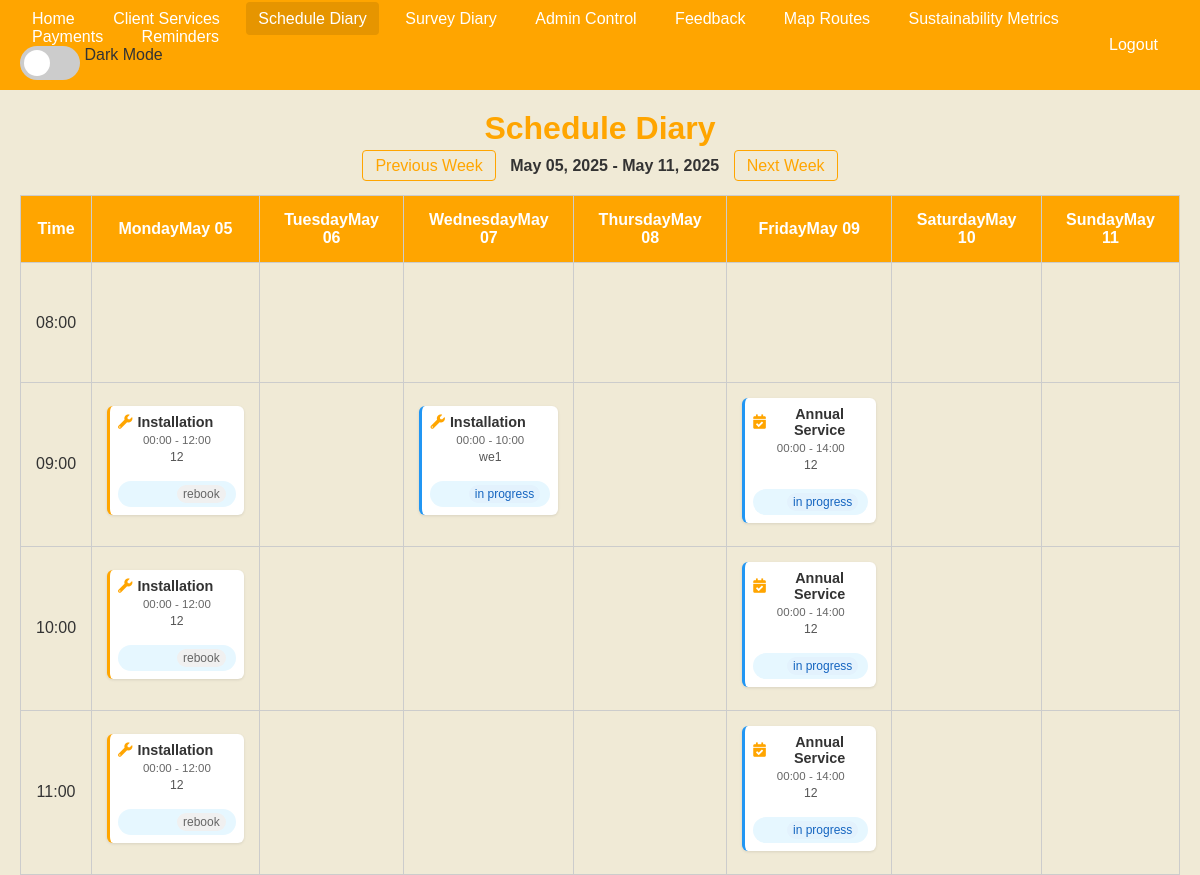
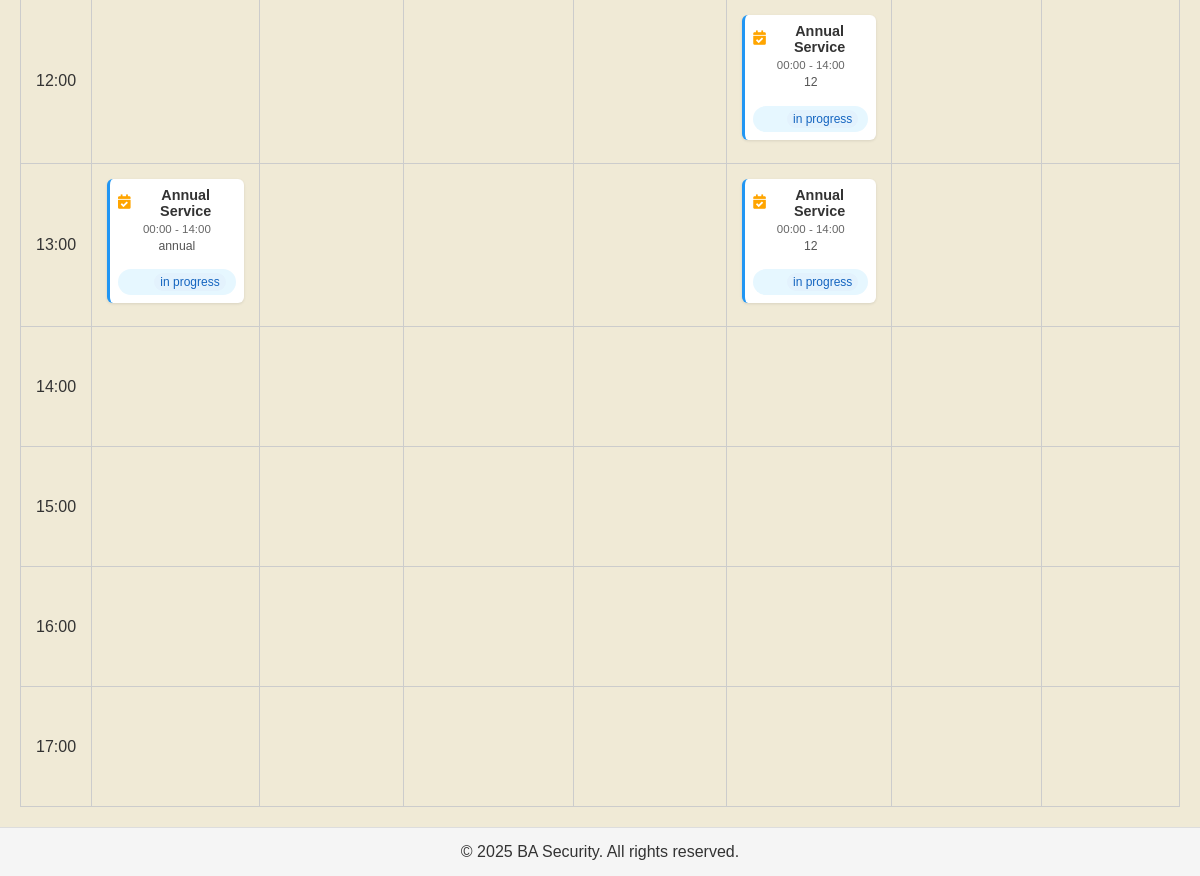
/scheduleDiary.php (signed in), run on the app's committed database (2 pictures, top to bottom).
### tables this page shows
CREATE TABLE `schedulediary` (
  `scheduleID` int(11) NOT NULL,
  `engineerID` int(11) DEFAULT NULL,
  `clientID` int(11) DEFAULT NULL,
  `scheduleDate` date DEFAULT NULL,
  `ScheduleStartTime` time DEFAULT NULL,
  `scheduleEndTime` time DEFAULT NULL,
  `scheduleJobType` varchar(50) DEFAULT NULL,
  `scheduleIsAnnualService` tinyint(1) DEFAULT 0,
  `scheduleStatus` varchar(50) DEFAULT NULL,
  `scheduleDetails` varchar(250) DEFAULT NULL,
  `scheduleNotes` varchar(250) DEFAULT NULL
);

### scheduleDiary.php (the view, shortened to what this page needs)
<?php
include('database.php');
$weekOffset = isset($_GET['week']) ? intval($_GET['week']) : 0;
$monday = new DateTime();
$monday->modify('Monday this week');
$sunday = clone $monday;
$sunday->modify('+6 days');
$startDate = $monday->format('Y-m-d');
$endDate   = $sunday->format('Y-m-d');
$engineersTableExists = false;
$clientsTableExists = false;
if ($engineersTableExists && $clientsTableExists) {
    $query = "SELECT sd.*,
              e.engineerFirstName, e.engineerLastName,
              c.clientFirstName, c.clientLastName
              FROM ScheduleDiary sd
              LEFT JOIN Engineers e ON sd.engineerID = e.engineerID
              LEFT JOIN Clients c ON sd.clientID = c.clientID
              WHERE sd.scheduleDate BETWEEN ? AND ?";
} else {
    $query = "SELECT * FROM ScheduleDiary WHERE scheduleDate BETWEEN ? AND ?";
}
$stmt = $conn->prepare($query);
$stmt->bind_param("ss", $startDate, $endDate);
$stmt->execute();
$result = $stmt->get_result();
$schedules = [];
while ($row = $result->fetch_assoc()) {
    $startTime = isset($row['ScheduleStartTime']) ? $row['ScheduleStartTime'] : $row['scheduleStartTime'];
    $endTime = isset($row['ScheduleEndTime']) ? $row['ScheduleEndTime'] : $row['scheduleEndTime'];
    $startHour = (int)substr($startTime, 0, 2);
    $endHour = (int)substr($endTime, 0, 2);
    for ($hour = $startHour; $hour < $endHour; $hour++) {
        $key = $row['scheduleDate'] . '_' . sprintf("%02d", $hour);
        if (!isset($schedules[$key])) {
            $schedules[$key] = [];
        }
        $schedules[$key][] = $row;
    }
}
?>
<!DOCTYPE html>
<html lang="en">
<head>
    <link rel="stylesheet" href="scheduleDiary.css">
    <link rel="stylesheet" href="darkmode.css">
    <link rel="stylesheet" href="https://cdnjs.cloudflare.com/ajax/libs/font-awesome/5.15.4/css/all.min.css">
</head>
<body>
    <nav class="navbar">
        <div class="nav-left">
            <a href="portal.php">Home</a>
            <a href="clientServices.php">Client Services</a>
            <a href="scheduleDiary.php" class="active">Schedule Diary</a>
            <a href="surveyDiary.php">Survey Diary</a>
            <a href="adminControl.php">Admin Control</a>
            <a href="feedback.php">Feedback</a>
            <a href="notifications.php">Map Routes</a>
            <a href="sustainabilityMetrics.php">Sustainability Metrics</a>
            <a href="payments.php">Payments</a>
            <a href="reminders.php">Reminders</a>
        </div>
        <div class="nav-right">
            <a href="logout.php">Logout</a>
        </div>
    </nav>
    <div class="schedule-diary-container">
        <header>
            <h1>Schedule Diary</h1>
            <div class="week-navigation">
                <a href="scheduleDiary.php?week=<?php echo $weekOffset - 1; ?>" class="nav-link">Previous Week</a>
                <span class="week-label">
                    <?php echo $monday->format('M d, Y'); ?> - <?php echo $sunday->format('M d, Y'); ?>
                </span>
                <a href="scheduleDiary.php?week=<?php echo $weekOffset + 1; ?>" class="nav-link">Next Week</a>
            </div>
        </header>
        <table class="timetable">
            <thead>
                <tr>
                    <th>Time</th>
                    <?php
                        $days = [];
                        for ($i = 0; $i < 7; $i++) {
                            $day = clone $monday;
                            $day->modify("+$i days");
                            $days[] = $day;
                            echo "<th>" . $day->format('l<br>M d') . "</th>";
                        }
                    ?>
                </tr>
            </thead>
            <tbody>
                <?php
                    for ($hour = 8; $hour < 18; $hour++) {
                        echo "<tr>";
                        echo "<td>" . sprintf("%02d:00", $hour) . "</td>";
                        foreach ($days as $day) {
                            $date = $day->format('Y-m-d');
                            $key = $date . '_' . sprintf("%02d", $hour);
                            echo "<td class='timeslot' data-key='$key'>";
                            if (isset($schedules[$key])) {
                                foreach ($schedules[$key] as $schedule) {
                                    $details = isset($schedule['scheduleDetails']) ? $schedule['scheduleDetails'] : '';
                                    $details = htmlspecialchars($details);
                                    $scheduleStatus = isset($schedule['scheduleStatus']) ? $schedule['scheduleStatus'] : 'Unknown';
                                    $statusClass = '';
                                    $status = strtolower($scheduleStatus);
                                    if (strpos($status, 'complete') !== false) {
                                        $statusClass = 'status-complete';
                                    } elseif (strpos($status, 'progress') !== false) {
                                        $statusClass = 'status-progress';
                                    } elseif (strpos($status, 'cancel') !== false) {
                                        $statusClass = 'status-cancelled';
                                    } elseif (strpos($status, 'pending') !== false) {
                                        $statusClass = 'status-pending';
                                    }
                                    $scheduleJobType = isset($schedule['scheduleJobType']) ? $schedule['scheduleJobType'] : 'Task';
                                    $icon = 'fa-tools';
                                    $jobType = strtolower($scheduleJobType);
                                    if (strpos($jobType, 'annual') !== false) {
                                        $icon = 'fa-calendar-check';
                                    } elseif (strpos($jobType, 'install') !== false) {
                                        $icon = 'fa-wrench';
                                    } elseif (strpos($jobType, 'repair') !== false) {
                                        $icon = 'fa-tools';
                                    } elseif (strpos($jobType, 'survey') !== false) {
                                        $icon = 'fa-clipboard-list';
                                    } elseif (strpos($jobType, 'maintenance') !== false) {
                                        $icon = 'fa-cogs';
                                    }
                                    $startTime = isset($schedule['scheduleStartTime']) ? substr($schedule['scheduleStartTime'], 0, 5) : '00:00';
                                    $endTime = isset($schedule['scheduleEndTime']) ? substr($schedule['scheduleEndTime'], 0, 5) : '00:00';
                                    echo "<div class='schedule-entry $statusClass'>";
                                    echo "<div class='entry-title'><i class='fas $icon'></i> <strong>" . htmlspecialchars($scheduleJobType) . "</strong></div>";
                                    echo "<div class='entry-time'>" . $startTime . " - " . $endTime . "</div>";
                                    echo "<div class='entry-details'>" . $details . "</div>";
                                    echo "<div class='entry-status'><span>" . htmlspecialchars($scheduleStatus) . "</span></div>";
                                    echo "</div>";
                                }
                            } else {
                                echo "<div class='empty-slot'>&nbsp;</div>";
                            }
                            echo "</td>";
                        }
                        echo "</tr>";
                    }
                ?>
            </tbody>
        </table>
    </div>
    <footer>
    <p>&copy; <?php echo date("Y"); ?> BA Security. All rights reserved.</p>
  </footer>
</body>
</html>

### scheduleDiary.css (style rules this page uses)
* { margin: 0; padding: 0; box-sizing: border-box; }
body { font-family: Arial, sans-serif; background-color: #f0ead6; color: #333; }
.navbar { background-color: #ffa500; display: flex; justify-content: space-between; align-items: center; padding: 10px 20px; }
.navbar .nav-left a, .navbar .nav-right a { color: #fff; text-decoration: none; padding: 8px 12px; margin-right: 10px; }
.navbar .nav-left a.active, .navbar .nav-left a:hover, .navbar .nav-right a:hover { background-color: #e69500; border-radius: 4px; }
.schedule-diary-container { max-width: 1200px; margin: 20px auto; padding: 0 20px; }
header h1 { text-align: center; margin-bottom: 10px; color: #ffa500; }
.week-navigation { text-align: center; margin-bottom: 20px; }
.week-navigation .nav-link { text-decoration: none; color: #ffa500; padding: 6px 12px; border: 1px solid #ffa500; border-radius: 4px; margin: 0 10px; transition: background-color 0.3s; }
.week-label { font-weight: bold; }
.timetable { width: 100%; border-collapse: collapse; margin: 0 auto; }
.timetable th, .timetable td { border: 1px solid #ccc; padding: 15px; text-align: center; vertical-align: middle; }
.timetable th { background-color: #ffa500; color: #fff; }
.timetable td { height: 120px; cursor: pointer; }
.schedule-entry { margin-bottom: 8px; font-size: 0.9em; background-color: #fff; border-radius: 6px; padding: 8px; box-shadow: 0 1px 3px rgba(0,0,0,0.1); transition: transform 0.2s, box-shadow 0.2s; position: relative; overflow: hidden; border-left: 3px solid #ffa500; }
.entry-title { font-weight: bold; margin-bottom: 4px; color: #333; display: flex; align-items: center; gap: 5px; }
.entry-title i { color: #ffa500; }
.entry-time { font-size: 0.8em; color: #666; margin-bottom: 4px; }
.entry-details { font-size: 0.85em; margin-bottom: 4px; color: #555; line-height: 1.3; }
.entry-status { font-size: 0.8em; text-align: right; }
.entry-status span { display: inline-block; padding: 2px 6px; border-radius: 10px; background-color: #f0f0f0; color: #666; }
.status-progress { border-left-color: #2196F3; }
.status-progress .entry-status span { background-color: #e3f2fd; color: #1565c0; }
.empty-slot { color: #aaa; height: 100%; display: flex; align-items: center; justify-content: center; font-style: italic; }
.entry-status { background-color: #e6f7ff; color: #0066cc; padding: 4px 10px; border-radius: 20px; font-size: 12px; font-weight: 500; }
.entry-details { margin-bottom: 15px; }
footer { background-color: #f5f5f5; text-align: center; padding: 15px; border-top: 1px solid #ddd; margin-top: 20px; }

### data on the page
schedulediary: scheduleJobType "Installation", startTime "00:00", scheduleEndTime "12:00", scheduleDetails "12", scheduleStatus "rebook"
schedulediary: scheduleJobType "Installation", startTime "00:00", scheduleEndTime "10:00", scheduleDetails "we1", scheduleStatus "in progress"
schedulediary: scheduleJobType "Annual Service", startTime "00:00", scheduleEndTime "14:00", scheduleDetails "12", scheduleStatus "in progress"
schedulediary: scheduleJobType "Annual Service", startTime "00:00", scheduleEndTime "14:00", scheduleDetails "annual", scheduleStatus "in progress"

### other printed values
$day->format('l<br>M d') "Monday May 05"
$day->format('l<br>M d') "Tuesday May 06"
$day->format('l<br>M d') "Wednesday May 07"
$day->format('l<br>M d') "Thursday May 08"
$day->format('l<br>M d') "Friday May 09"
$day->format('l<br>M d') "Saturday May 10"
$day->format('l<br>M d') "Sunday May 11"
